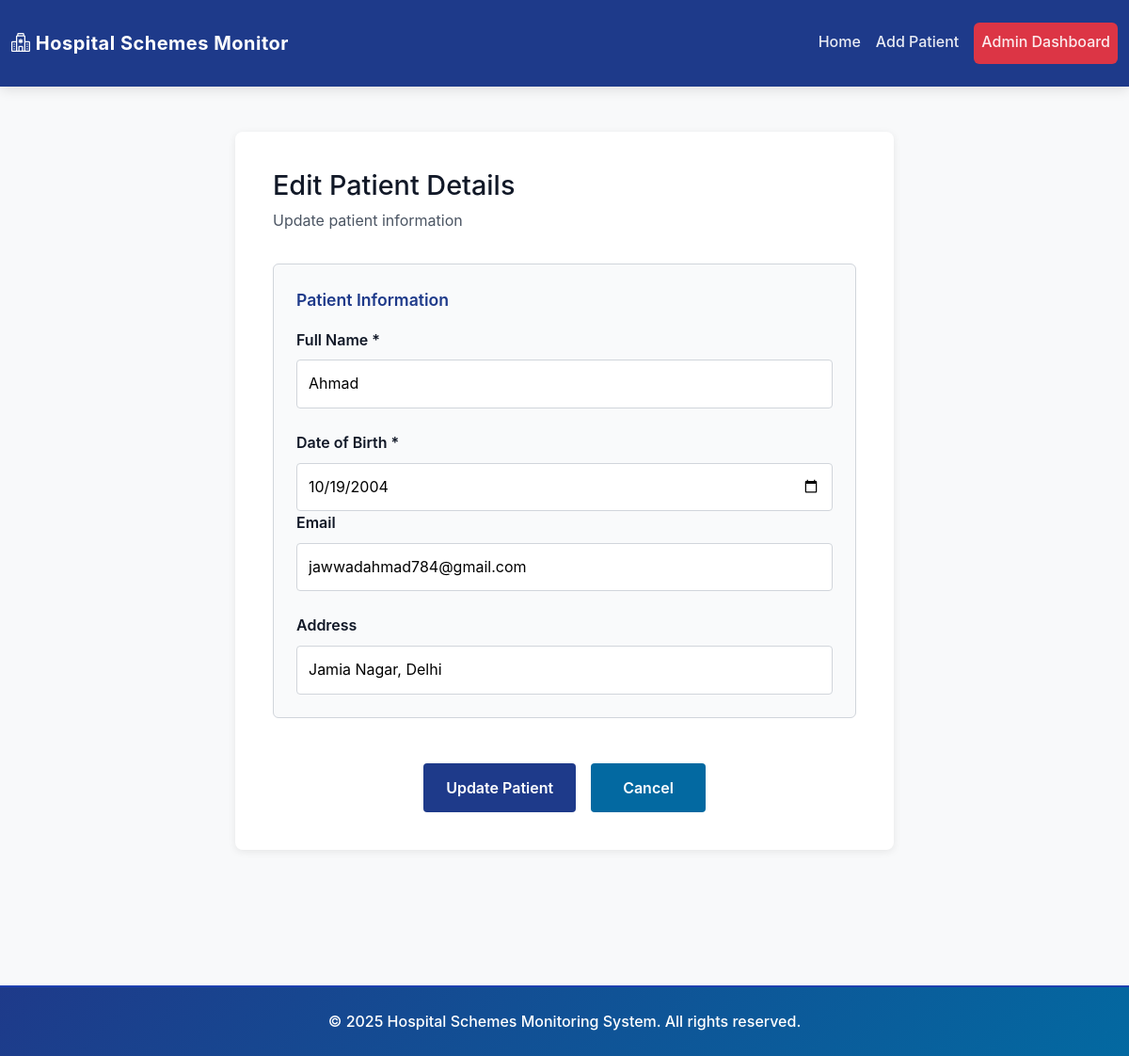
/edit-patient/3, run on the app's committed database.
### tables this page shows
CREATE TABLE patient (
                patient_id INTEGER PRIMARY KEY AUTOINCREMENT,
                name TEXT NOT NULL,
                dob DATE NOT NULL,
                email TEXT,
                address TEXT
            );

### app.py (the view, shortened to what this page needs)
@app.route('/edit-patient/<int:patient_id>', methods=['GET', 'POST'])
def edit_patient(patient_id):
    db = get_db()
    cursor = db.cursor()
    cursor.execute('SELECT * FROM patient WHERE patient_id = ?', (patient_id,))
    patient = cursor.fetchone()
    db.close()
    if not patient:
        flash('Patient not found', 'error')
        return redirect(url_for('admin'))
    return render_template('edit_patient.html', patient=patient)

### app.py (called while the page is built)
def get_db():
    conn = sqlite3.connect(DATABASE)
    conn.row_factory = sqlite3.Row
    return conn

### templates/edit_patient.html (shortened to what this page needs)
{% extends "base.html" %}
{% block content %}
<section class="form-section">
    <div class="form-container">
        <h2>Edit Patient Details</h2>
        <p class="form-subtitle">Update patient information</p>
        <form method="POST" class="patient-form">
            <fieldset class="form-group">
                <legend>Patient Information</legend>
                <div class="form-row">
                    <div class="form-field">
                        <label for="name">Full Name *</label>
                        <input type="text" id="name" name="name" value="{{ patient.name }}" required>
                    </div>
                    <div class="form-field">
                        <label for="dob">Date of Birth *</label>
                        <input type="date" id="dob" name="dob" value="{{ patient.dob }}" required>
                    </div>
                </div>
                <div class="form-row">
                    <div class="form-field">
                        <label for="email">Email</label>
                        <input type="email" id="email" name="email" value="{{ patient.email or '' }}">
                    </div>
                    <div class="form-field">
                        <label for="address">Address</label>
                        <input type="text" id="address" name="address" value="{{ patient.address or '' }}">
                    </div>
                </div>
            </fieldset>
            <div class="form-actions">
                <button type="submit" class="btn btn-primary">Update Patient</button>
                <a href="{{ url_for('admin') }}" class="btn btn-secondary">Cancel</a>
            </div>
        </form>
    </div>
</section>
{% endblock %}

### static/style.css (style rules this page uses)
:root { --primary-color: #1e3a8a; --secondary-color: #0369a1; --accent-color: #dc2626; --success-color: #16a34a; --neutral-50: #f9fafb; --neutral-100: #f3f4f6; --neutral-200: #e5e7eb; --neutral-600: #4b5563; --neutral-900: #111827; --border-color: #d1d5db; }
* { margin: 0; padding: 0; box-sizing: border-box; }
body { font-family: -apple-system, BlinkMacSystemFont, "Segoe UI", Roboto, "Helvetica Neue", Arial, sans-serif; line-height: 1.6; color: var(--neutral-900); background-color: #f8f9fa; }
.btn { display: inline-block; padding: 0.75rem 2rem; border-radius: 4px; text-decoration: none; font-weight: 600; border: 2px solid transparent; cursor: pointer; transition: all 0.3s ease; font-size: 1rem; }
.btn-primary { background-color: #1e3a8a; border: none; padding: 0.6rem 1.5rem; font-weight: 600; transition: all 0.3s ease; color: white; }
.btn-secondary { background-color: var(--secondary-color); color: white; }
.form-section { margin-bottom: 3rem; }
.form-container { max-width: 700px; margin: 0 auto; background: white; padding: 2.5rem; border-radius: 8px; box-shadow: 0 2px 8px rgba(0, 0, 0, 0.08); }
.form-container h2 { font-size: 1.8rem; margin-bottom: 0.5rem; color: var(--neutral-900); }
.form-subtitle { color: var(--neutral-600); margin-bottom: 2rem; }
.patient-form { display: flex; flex-direction: column; gap: 2rem; }
.form-group { border: 1px solid var(--border-color); padding: 1.5rem; border-radius: 6px; background-color: var(--neutral-50); }
fieldset { border: none; padding: 0; margin: 0; }
legend { font-size: 1.1rem; font-weight: 600; color: var(--primary-color); margin-bottom: 1rem; padding: 0; }
.form-row { display: grid; grid-template-columns: repeat(auto-fit, minmax(300px, 1fr)); gap: 1.5rem; }
.form-field { display: flex; flex-direction: column; }
.form-field label { font-weight: 600; margin-bottom: 0.5rem; color: var(--neutral-900); }
.form-field input, .form-field select { padding: 0.75rem; border: 1px solid var(--border-color); border-radius: 4px; font-size: 1rem; font-family: inherit; transition: border-color 0.3s ease; }
.form-actions { display: flex; gap: 1rem; justify-content: center; margin-top: 1rem; }

### data on the page
patient: name "Ahmad", dob "10/19/2004", email "jawwadahmad784@gmail.com", address "Jamia Nagar, Delhi"
